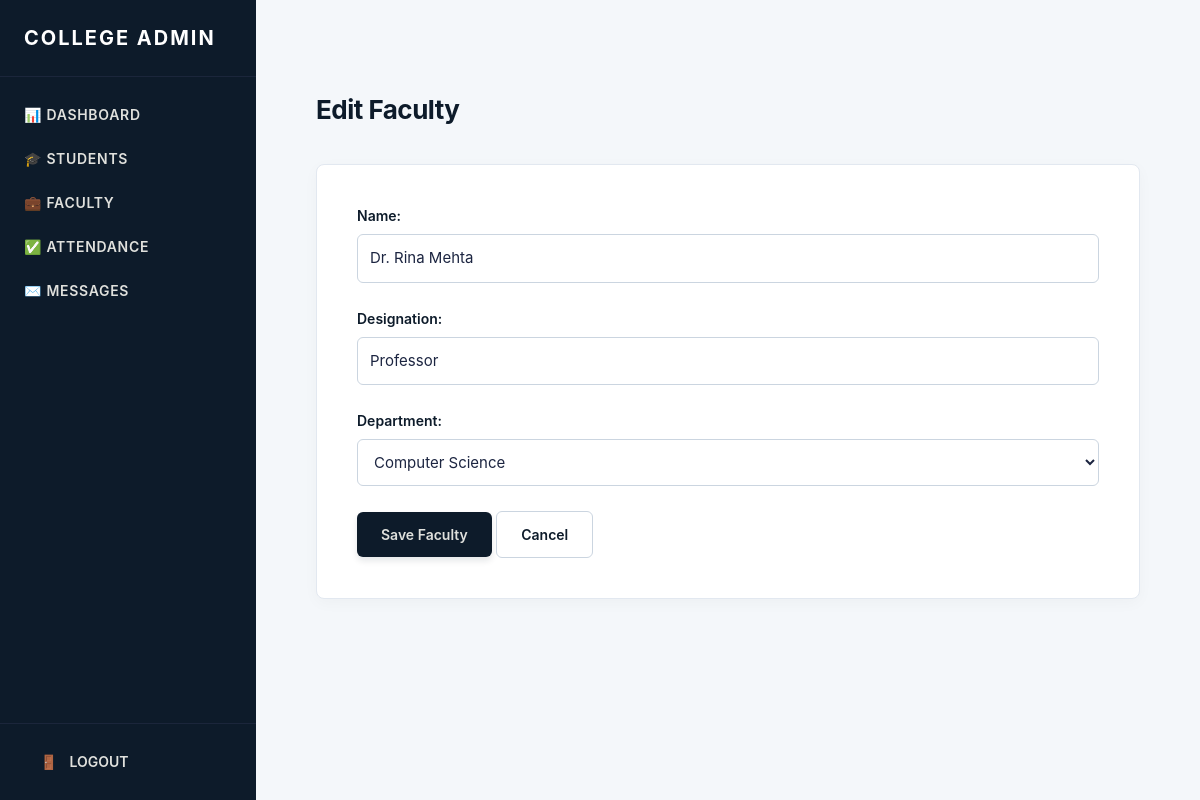
The app's page /staff/faculty/edit/1/ (signed in) with its own data.
### cms/models.py (models this page shows, shortened)
class Faculty(models.Model):
    employee_id = models.CharField(max_length=50, unique=True)
    name = models.CharField(max_length=100)
    email = models.EmailField()
    phone = models.CharField(max_length=20, blank=True, default='')
    designation = models.CharField(max_length=100)
    department = models.ForeignKey(Department, on_delete=models.CASCADE, related_name='faculty')
    password = models.CharField(max_length=128)
    is_active = models.BooleanField(default=True)
    class Meta:
        verbose_name_plural = 'Faculty'
        ordering = ['name']

### admin_dashboard/decorators.py (the view)
    def wrapper(request, *args, **kwargs):
        if 'staff_id' not in request.session:
            return redirect('staff_login')
        return view_func(request, *args, **kwargs)

### admin_dashboard/forms.py
class FacultyForm(forms.ModelForm):
    class Meta:
        model = Faculty
        fields = ['name', 'designation', 'department']
        widgets = {
            'name': forms.TextInput(attrs={'class': 'cms-form-input'}),
            'designation': forms.TextInput(attrs={'class': 'cms-form-input'}),
            'department': forms.Select(attrs={'class': 'cms-form-select'}),
        }

### admin_dashboard/context_processors.py (called while the page is built)
def sidebar_links(request):
    return {
        'admin_nav':
            [
                {'name': 'Dashboard', 'url': 'staff_dashboard', 'icon': '📊'},
                {'name': 'Students', 'url': 'staff_students', 'icon': '🎓'},
                {'name': 'Faculty', 'url': 'staff_faculty', 'icon': '💼'},
                {'name': 'Attendance', 'url': 'staff_attendance', 'icon': '✅'},
                {'name': 'Messages', 'url': 'staff_messages', 'icon': '✉️'},
            ]
    }

### admin_dashboard/views.py (called while the page is built)
@staff_login_required
def edit_faculty(request, faculty_id):
    faculty = get_object_or_404(Faculty, id=faculty_id)
    if request.method == 'POST':
        form = FacultyForm(request.POST, instance=faculty)
        if form.is_valid():
            form.save()
            return redirect('staff_faculty')
    else:
        form = FacultyForm(instance=faculty)
    return render(request, 'staff/edit_faculty.html', {'form': form, 'faculty': faculty})

### cms/context_processors.py (called while the page is built, shortened)
def student_nav_context(request):
    student_id = request.session.get('student_id')
    if not student_id:
        return {}

### cms/models.py (called while the page is built)
    def __str__(self):
        return self.name

### admin_dashboard/templates/staff/edit_faculty.html
{% extends 'staff/faculty_form.html' %}

### admin_dashboard/templates/staff/faculty_form.html (shortened to what this page needs)
{% extends 'staff/base_staff.html' %}
{% load static %}
{% block content %}
<div class="cms-module-header">
    <h1>{% if faculty %}Edit Faculty{% else %}Add Faculty{% endif %}</h1>
</div>
<div class="cms-form-card">
    <form method="POST">
        <div class="cms-form-group">
            <label>Name:</label>
            {{ form.name }}
        </div>
        <div class="cms-form-group">
            <label>Designation:</label>
            {{ form.designation }}
        </div>
        <div class="cms-form-group">
            <label>Department:</label>
            {{ form.department }}
        </div>
        <button type="submit" class="cms-btn-primary">Save Faculty</button>
        <a href="{% url 'staff_faculty' %}" class="cms-btn-secondary">Cancel</a>
    </form>
</div>
{% endblock %}

### static/css/style.css (style rules this page uses)
:root { --eclipse-deep: #0D1B2A; --eclipse-navy: #1B263B; --eclipse-steel: #415A77; --eclipse-light: #778DA9; --eclipse-glow: #E0E1DD; --canvas-bg: #F4F7FA; --text-primary: #1C2541; }
body { font-family: -apple-system, BlinkMacSystemFont, "Segoe UI", Roboto, Helvetica, Arial, sans-serif; background-color: var(--canvas-bg); color: var(--text-primary); margin: 0; padding: 0; -webkit-font-smoothing: antialiased; }
.cms-module-header { display: flex; justify-content: space-between; align-items: center; margin-bottom: 35px; }
.cms-module-header h1 { color: var(--eclipse-deep); margin: 0; font-size: 26px; font-weight: 700; letter-spacing: -0.5px; }
.cms-btn-primary { background-color: var(--eclipse-deep); color: var(--eclipse-glow); text-decoration: none; padding: 12px 24px; border-radius: 6px; font-weight: 600; font-size: 14px; border: none; cursor: pointer; display: inline-block; box-shadow: 0 4px 6px rgba(13, 27, 42, 0.1); transition: all 0.2s cubic-bezier(0.4, 0, 0.2, 1); }
.cms-form-card { background: #ffffff; padding: 40px; border-radius: 8px; box-shadow: 0 4px 15px rgba(0, 0, 0, 0.03); border: 1px solid #E2E8F0; }
.cms-form-group { margin-bottom: 25px; }
.cms-form-group label { display: block; margin-bottom: 8px; font-weight: 600; color: var(--eclipse-deep); font-size: 14px; }
.cms-form-input, .cms-form-select { width: 100%; padding: 12px; border: 1px solid #CBD5E0; border-radius: 6px; box-sizing: border-box; font-size: 15px; background-color: #ffffff; color: var(--text-primary); transition: all 0.2s ease; }
.cms-btn-secondary { background-color: #ffffff; color: var(--eclipse-deep); text-decoration: none; padding: 12px 24px; border-radius: 6px; font-weight: 600; font-size: 14px; border: 1px solid #CBD5E0; cursor: pointer; display: inline-block; transition: all 0.2s cubic-bezier(0.4, 0, 0.2, 1); }

### records on screen
Faculty: name "Dr. Rina Mehta", designation "Professor", department "Computer Science"

### other values on screen
{{ link.icon }} "📊" "🎓" "💼" "✅" "✉️"
{{ link.name }} "DASHBOARD" "STUDENTS" "FACULTY" "ATTENDANCE" "MESSAGES"
